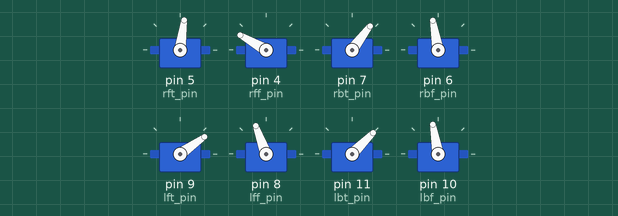
Simulated run of this sketch. Board: Arduino Uno, built with avr-gcc and run on an emulated ATmega328P. On the bench: 8 × servo.

Above: at 0.05 s.
At 0.5 s:
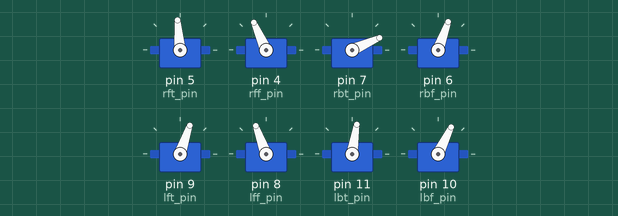
At 0.75 s:
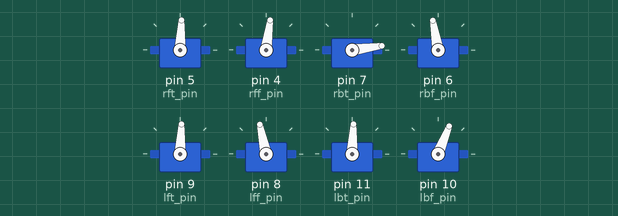
At 1.0 s:
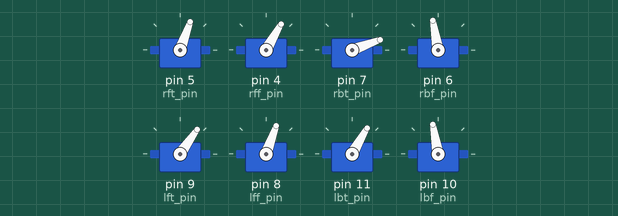
At 1.45 s:
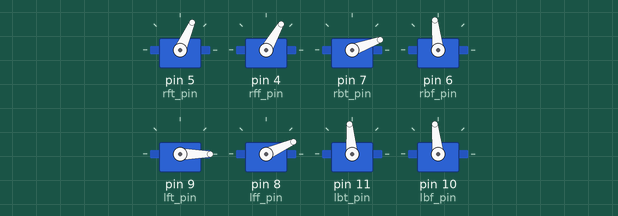
At 1.95 s:
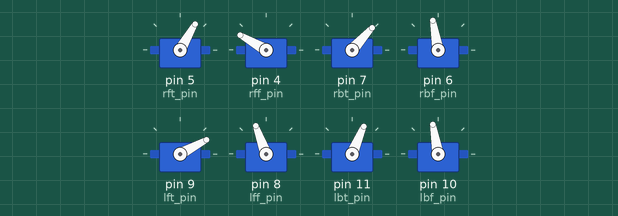
Timing chart, 0 to 4.5 s (numbered marks = the images above):
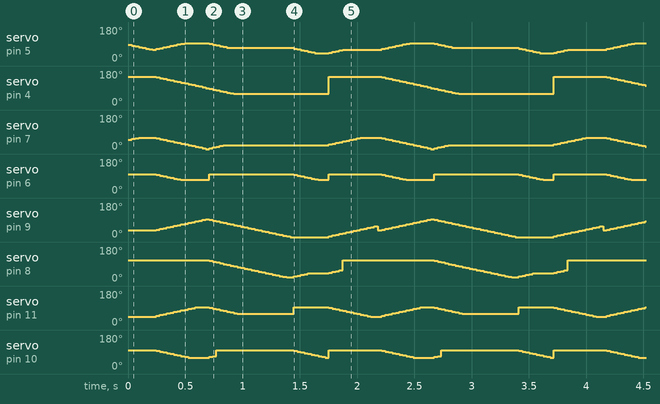

Measured:
- by itself, servo on pin 4 (rff_pin): ramps from 150° to 60° and jumps back, once every 2.0 s
- by itself, servo on pin 11 (lbt_pin): moves between 45° and 95°, repeating every 2.0 s
- by itself, servo on pin 10 (lbf_pin): moves between 60° and 100°, repeating every 2.0 s
- by itself, servo on pin 6 (rbf_pin): repeats every 2.0 s: 92° 0.03 s, 88° 0.03 s, 84° 0.03 s, 80° 0.03 s, 76° 0.03 s, 72° 0.03 s, 70° 0.25 s, 100° 0.74 s, 96° 0.03 s, 92° 0.03 s, 88° 0.03 s, 84° 0.03 s, 80° 0.03 s, 76° 0.03 s, 72° 0.03 s, 70° 0.09 s, 100° 0.46 s, 96° 0.03 s

The sketch:

test.ino
```cpp
#include "Spider.h"
#include <Servo.h>

Spider *sp;//
void setup() {
  //初期化
  int firstdeg[]={90,75,45,75,35,110,45,75};//90,0,45,150,35,150,45,0
  sp=new Spider(firstdeg);
}

void loop() {
    sp->MoveForward();//前進
    //sp->StandUp();//立ち上がる
    //sp->SitDown();//座る
    //sp->Calibration();//サーボの角度を調整　サーボのアームを外してこの部分だけ実行すればサーボの角度が調整される。
}
```

ServoMovingList.h
```cpp
#include <Arduino.h>
#include <Servo.h>
/*
 　8つのサーボの角度をノードとして設定し、
 　順序角度を合わせていくクラス
 　ループフラグを立てておけば繰り返しも可能。
 */

unsigned long time;
unsigned long prev_time;

class ServoMovingList{
  private:
  int servo_sum=8;//サーボの個数
  struct ListNode
  {
    int number;
    struct ListNode *next;

    int deg[8]={};//目標とする角度
    int rot_time;//所要時間
  };
  //各サーボ
  Servo rft;
  Servo rff;
  Servo rbt;
  Servo rbf;
  Servo lft;
  Servo lff;
  Servo lbt;
  Servo lbf;

  ListNode *head;//先頭ノード
  ListNode *current_node;//現在のノード
  long passed_time=0;
  bool end_flg=true;//ノードの終了フラグ
  int servo_deg[8]={};//サーボの現状角度
  int tmp_servo_deg[8]={};//前のノードの現状角度
  int pin[8]={};//pin番号
  bool servo_reached[8]={};//到着フラグ
  bool servo_switch[8]={};//サーボのオンオフフラグ　falseにしておくと、動かない
  bool loopflg=false;//設定したノードの繰り返すかどうか
  int sp=4;//サーボのスピード

  public:
  ServoMovingList(int pin_[],int deg[])//double
  {
    head = NULL;
    for(int i=0;i<servo_sum;i++){
      //ピン番号の設定
      pin[i]=pin_[i];
      pinMode(pin[i],OUTPUT);
      //初期化
      servo_deg[i]=deg[i];
      tmp_servo_deg[i]=deg[i];
    }

    //初期角度に調整
    rft.attach(pin[0]);
    rff.attach(pin[1]);
    rbt.attach(pin[2]);
    rbf.attach(pin[3]);
    lft.attach(pin[4]);
    lff.attach(pin[5]);
    lbt.attach(pin[6]);
    lbf.attach(pin[7]);
    rft.write(servo_deg[0]);//95-0
    rff.write(servo_deg[1]);//0-95
    rbt.write(servo_deg[2]);//0-95
    rbf.write(servo_deg[3]);//95-0
    lft.write(servo_deg[4]);//95-0
    lff.write(servo_deg[5]);//95-0
    lbt.write(servo_deg[6]);//0-95
    lbf.write(servo_deg[7]);//0-95

    Serial.begin(9600);
  }
  ~ServoMovingList();

  int node_sum=0;
  void appendNode(int[],int);//double double
  void playNodes();
  void servoSwich(bool,bool,bool,bool,bool,bool,bool,bool);
  double getServoDeg(int);
  bool getEndFlg();
  void loop_on();
  void loop_off();
  void reset(int[]);
};
void ServoMovingList::reset(int deg[])
{
    head = NULL;

    for(int i=0;i<servo_sum;i++){
      //初期化
      servo_deg[i]=deg[i];
      tmp_servo_deg[i]=deg[i];
    }
    //最初の角度に
    rft.attach(pin[0]);
    rff.attach(pin[1]);
    rbt.attach(pin[2]);
    rbf.attach(pin[3]);
    lft.attach(pin[4]);
    lff.attach(pin[5]);
    lbt.attach(pin[6]);
    lbf.attach(pin[7]);
    rft.write(servo_deg[0]);//95-0
    rff.write(servo_deg[1]);//0-95
    rbt.write(servo_deg[2]);//0-95
    rbf.write(servo_deg[3]);//95-0
    lft.write(servo_deg[4]);//95-0
    lff.write(servo_deg[5]);//95-0
    lbt.write(servo_deg[6]);//0-95
    lbf.write(servo_deg[7]);//0-95
}
void ServoMovingList::loop_on()
{
  loopflg=true;
}
void ServoMovingList::loop_off()
{
  loopflg=false;
}
void ServoMovingList::servoSwich(bool f1,bool f2,bool f3,bool f4,bool f5,bool f6,bool f7,bool f8)
{
  servo_switch[0]=f1;
  servo_switch[1]=f2;
  servo_switch[2]=f3;
  servo_switch[3]=f4;
  servo_switch[4]=f5;
  servo_switch[5]=f6;
  servo_switch[6]=f7;
  servo_switch[7]=f8;
}
bool ServoMovingList::getEndFlg()
{
  return end_flg;
}
double ServoMovingList::getServoDeg(int num)
{
  return servo_deg[num];
}
void ServoMovingList::playNodes()
{
  //実行時間計測
   //Serial.print("Time: ");
   //time = millis();
   //passed_time+=time-prev_time;
   //Serial.println(passed_time);
   //prev_time=time;

   //各サーボの更新
   if(!end_flg){
    for(int i=0;i<servo_sum;i++){
      if(tmp_servo_deg[i]<(current_node->deg[i]))
      {
      if(!servo_reached[i])servo_deg[i]+=sp;
      if(servo_deg[i]>=(current_node->deg[0]))
      {
        servo_deg[i]=current_node->deg[i];
        servo_reached[i]=true;
      }
      }else if(tmp_servo_deg[i]>(current_node->deg[i]))
      {
        if(!servo_reached[i])servo_deg[i]-=sp;
        if(servo_deg[i]<=(current_node->deg[i]))
        {
          servo_deg[i]=current_node->deg[i];
          servo_reached[i]=true;
        }
      }
    }
    //書き込む
    rft.write(servo_deg[0]);//95-0
    rff.write(servo_deg[1]);//0-95
    rbt.write(servo_deg[2]);//0-95
    rbf.write(servo_deg[3]);//95-0
    lft.write(servo_deg[4]);//95-0
    lff.write(servo_deg[5]);//95-0
    lbt.write(servo_deg[6]);//0-95
    lbf.write(servo_deg[7]);//0-95

    delay(30);

    //ずれが生じた場合は修正
    for(int i=0;i<servo_sum;i++){
      if(abs((current_node->deg[i])-servo_deg[i])<0.001){
        servo_deg[i]=current_node->deg[i];
        servo_reached[i]=true;
        }
    }

   }//end_flg


   //スイッチ オフのサーボのフラグは常に立てる
   for(int i=0;i<servo_sum;i++){
      if(!servo_switch[i])servo_reached[i]=true;
    }

   //次のノードへ
   if(servo_reached[0]&&
      servo_reached[1]&&
      servo_reached[2]&&
      servo_reached[3]&&
      servo_reached[4]&&
      servo_reached[5]&&
      servo_reached[6]&&
      servo_reached[7])//(abs((current_node->deg[5])-servo_deg[5])<0.1)
   {

      if(current_node->next!=NULL){
      current_node=current_node->next;
      passed_time=0;
        for(int i=0;i<servo_sum;i++){
          tmp_servo_deg[i]=servo_deg[i];
          servo_reached[i]=false;
        }
      //Serial.println("next node ");
      }else{//次のノードがない
        if(loopflg)//ループの場合
        {
          current_node=head;//先頭ノードに移動
          passed_time=0;
          for(int i=0;i<servo_sum;i++){
            tmp_servo_deg[i]=servo_deg[i];
            servo_reached[i]=false;
          }
        }else{//一回限りの場合
          end_flg=true;
          for(int i=0;i<servo_sum;i++){
            tmp_servo_deg[i]=servo_deg[i];
          }
        Serial.println("oshimai!");
        }
      }
   }
}
void ServoMovingList::appendNode(int deg[],int time)
{
  ListNode *newNode;
  ListNode *nodePtr;

  // 新たなノードのメモリを割り当て、
  // valueにnumを代入、
  // nextにNULLをセット
  newNode = new ListNode;
  newNode->number = node_sum;//id登録
  newNode->next = NULL;

  end_flg=false;

  //設定角度の初期化
  for(int i=0;i<servo_sum;i++){
    newNode->deg[i]=deg[i];
    servo_reached[i]=false;
  }
  newNode->rot_time=time;
  node_sum++;//ノード数を追加

  // リストにノードがなければ、
  // newNodeを最初のノードにする
  if (!head)
  {
     head = newNode;
     current_node=newNode;
     //if(loopflg)newNode->next = newNode;
  }
  else  // そうでなければ、最後にnewNodeを挿入する
  {
    // nodePtrをリストの先頭として初期化する
    nodePtr = head;

    // リストの最後のノード（nodePtr->nextがnull）を見つける
    // nodePtr->nextがnullであるとき、ループを出る
    while (nodePtr->next)
    {
      nodePtr = nodePtr->next;
    }
    // 最後のノードとしてnewNodeを挿入する
    nodePtr->next = newNode;
  }
}
```

Spider.h
```cpp
#include "ServoMovingList.h"
#include <Servo.h>
/*
 四つ足クモ型のサーボの角度パターン設定するクラス
 好きなモーションの関数をloop内で実行すればその通り各関節の角度を制御してくれる
 */

class Spider{
  private:
  //サーボを接続するピンの設定
  int rft_pin = 5;    //右前関節　95左-右0 ①
  int rff_pin = 4;    //右前足　　0全閉-全開150　②
  int rbt_pin = 7;    //右後関節　0左-右95　③
  int rbf_pin = 6;    //右後足　　150全閉-全開0　④
  int lft_pin = 9;    //左前関節　95左-右0　⑤
  int lff_pin = 8;    //左前足　　150全閉-全開0　⑥
  int lbt_pin = 11;   //左後関節　0左-右95　⑦
  int lbf_pin = 10;   //左後足　　0全閉-全開150　⑧

  ServoMovingList *sml;//サーボの動きリスト
  bool setting=false;
  int first_deg[8]={};
  public:
  Spider(int firstdeg_[])
  {
    int pin[]={rft_pin,rff_pin,rbt_pin,rbf_pin,lft_pin,lff_pin,lbt_pin,lbf_pin};
    for(int i=0;i<8;i++)first_deg[i]=firstdeg_[i];
    sml=new ServoMovingList(pin,first_deg);
    sml->servoSwich(true,true,true,true,true,true,true,true);
  }
  ~Spider();
  void MoveForward();
  void MoveBack();
  void StandUp();
  void SitDown();
  void ResetSetting(int[]);
  void Calibration();
};
void Spider::MoveForward()
{
  if(!setting){
    int deg[]={60,150,60,100,35,110,45,100};//①
    sml->appendNode(deg,0);
    int deg2[]={95,90,0,70,95,110,95,60};//②
    sml->appendNode(deg2,0);
    int deg3[]={70,60,20,100,0,20,60,100};//③
    sml->appendNode(deg3,0);
    int deg4[]={40,60,20,70,0,40,95,60};//④
    sml->appendNode(deg4,0);
    sml->loop_on();//ループする
    setting=true;
  }
  sml->playNodes();
}
//サーボの位置調整用
void Spider::Calibration()
{
  if(!setting){
    int deg[]={95,150,0,0,0,0,95,150};//
    sml->appendNode(deg,0);
    setting=true;
  }
  sml->playNodes();
}
//立ち上がる
void Spider::StandUp()
{
  if(!setting){
//    sml->reset(first_deg);
    int deg6[]={90,75,45,75,35,110,45,75};//
    sml->appendNode(deg6,0);
    setting=true;
  }
  sml->playNodes();
}
//座る
void Spider::SitDown()
{
  if(!setting){
//    sml->reset(first_deg);
    int deg6[]={90,0,45,150,35,150,45,0};//
    sml->appendNode(deg6,0);
    setting=true;
  }
  sml->playNodes();
}
void Spider::MoveBack()
{
  if(!setting){
    int deg[]={40,60,20,70,0,40,95,30};//
    sml->appendNode(deg,0);
    int deg2[]={70,60,20,100,0,20,60,70};//
    sml->appendNode(deg2,0);
    int deg3[]={95,90,0,70,95,110,95,30};//
    sml->appendNode(deg3,0);
    int deg4[]={60,150,60,100,35,110,45,70};//
    sml->appendNode(deg4,0);
    sml->loop_on();//ループする
    setting=true;
  }
  sml->playNodes();
}
//別モーションを切り替えるときに実行する。
void Spider::ResetSetting(int firstdeg_[])
{
   setting=false;
   sml->reset(firstdeg_);
   sml->servoSwich(true,true,true,true,true,true,true,true);
}
```
